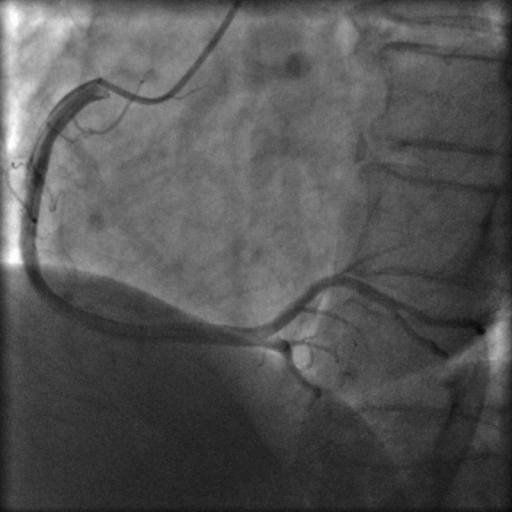
#> input picture XCAD/train/images/00018_33.png, 512 x 512 px, found by its file name
$ python yuchuli.py
#> lines starting #> are read from the running program, lines starting #| are printed output that depends on the picture
import cv2

# 定义结构元素的大小
kernel_size = (3, 3)
kernel = cv2.getStructuringElement(cv2.MORPH_RECT, kernel_size)

# 读取图像
input_image = cv2.imread("/tmp/U_Net/XCAD/train/images/00018_33.png", cv2.IMREAD_GRAYSCALE)
#> input_image is the input picture: shape (512, 512); min 7, max 253, mean 84.9

# 应用顶帽变换
tophat_img = cv2.morphologyEx(input_image, cv2.MORPH_TOPHAT, kernel)
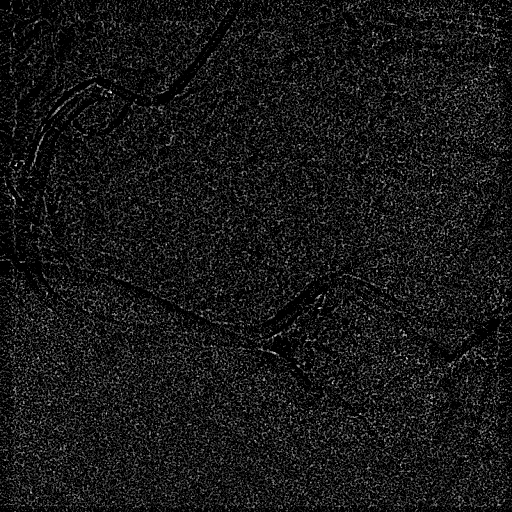
#> tophat_img: shape (512, 512); min 0, max 18, mean 1.6; drawn with min black and max white

# 显示原始图像和顶帽变换后的图像
cv2.imshow("原始图像", input_image)
cv2.imshow("顶帽变换后的图像", tophat_img)

# 等待用户按键
cv2.waitKey(0)  # 等待任意键按下，按键后关闭所有窗口

# 清理并退出
cv2.destroyAllWindows()

$ run again, with XCAD/train/images/00026_38.png copied over XCAD/train/images/00018_33.png
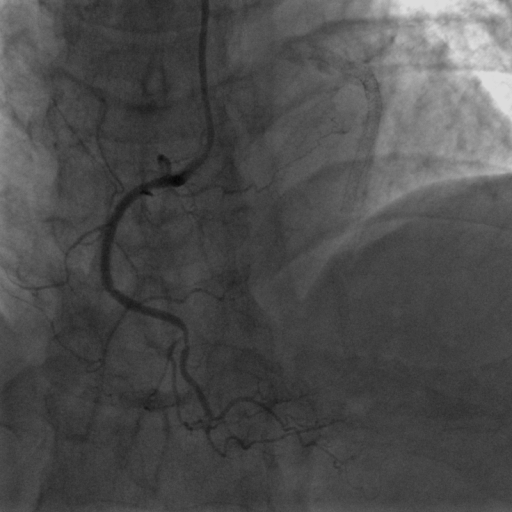
#> input picture XCAD/train/images/00026_38.png, 512 x 512 px, found by its file name
#> input_image is the input picture: shape (512, 512); min 4, max 220, mean 76.7
#> `tophat_img = cv2.morphologyEx(input_image, cv2.MORPH_TOPHAT, kernel)`:
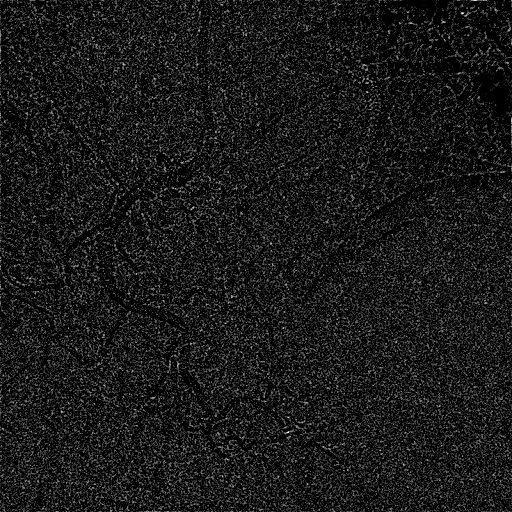
#> tophat_img: shape (512, 512); min 0, max 15, mean 1.41; drawn with min black and max white

$ run again, with XCAD/train/images/00087_33.png copied over XCAD/train/images/00018_33.png
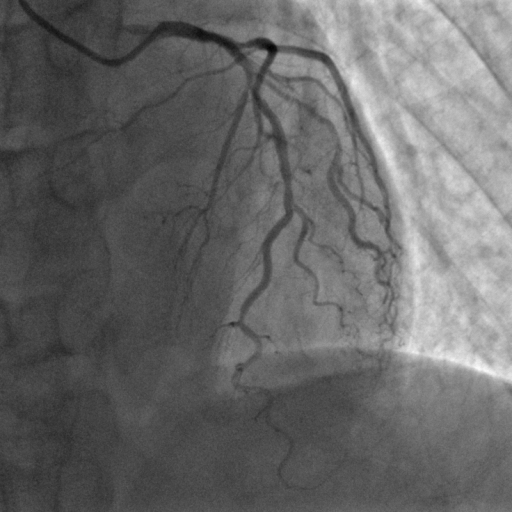
#> input picture XCAD/train/images/00087_33.png, 512 x 512 px, found by its file name
#> input_image is the input picture: shape (512, 512); min 0, max 250, mean 103.4
#> `tophat_img = cv2.morphologyEx(input_image, cv2.MORPH_TOPHAT, kernel)`:
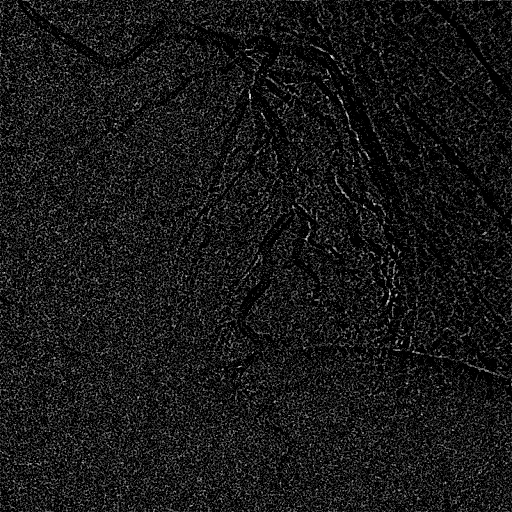
#> tophat_img: shape (512, 512); min 0, max 20, mean 1.84; drawn with min black and max white

$ run again, with XCAD/train/images/00158_49.png copied over XCAD/train/images/00018_33.png
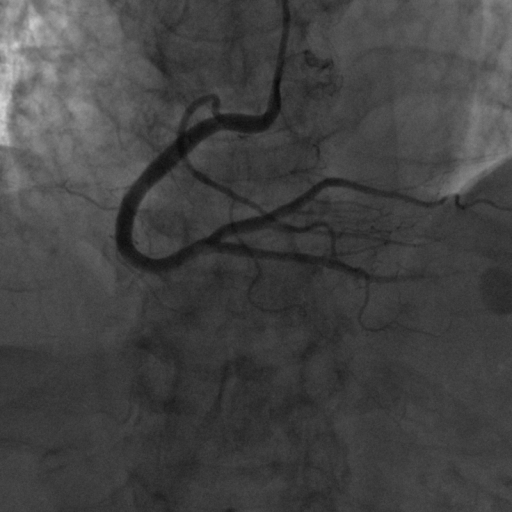
#> input picture XCAD/train/images/00158_49.png, 512 x 512 px, found by its file name
#> input_image is the input picture: shape (512, 512); min 8, max 209, mean 66.9
#> `tophat_img = cv2.morphologyEx(input_image, cv2.MORPH_TOPHAT, kernel)`:
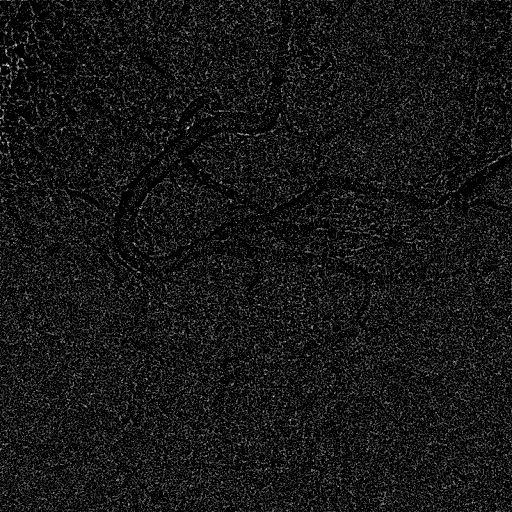
#> tophat_img: shape (512, 512); min 0, max 16, mean 1.37; drawn with min black and max white
